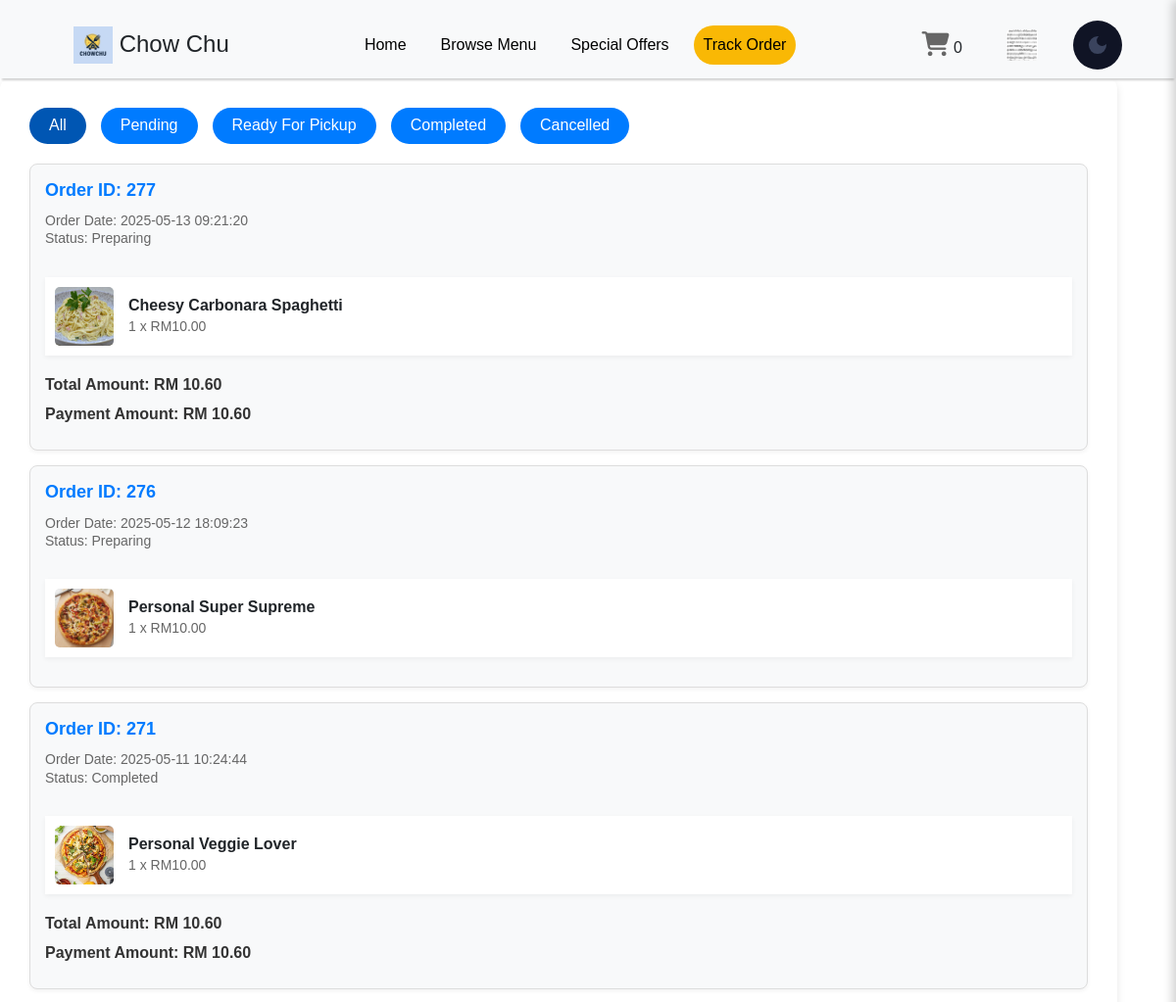
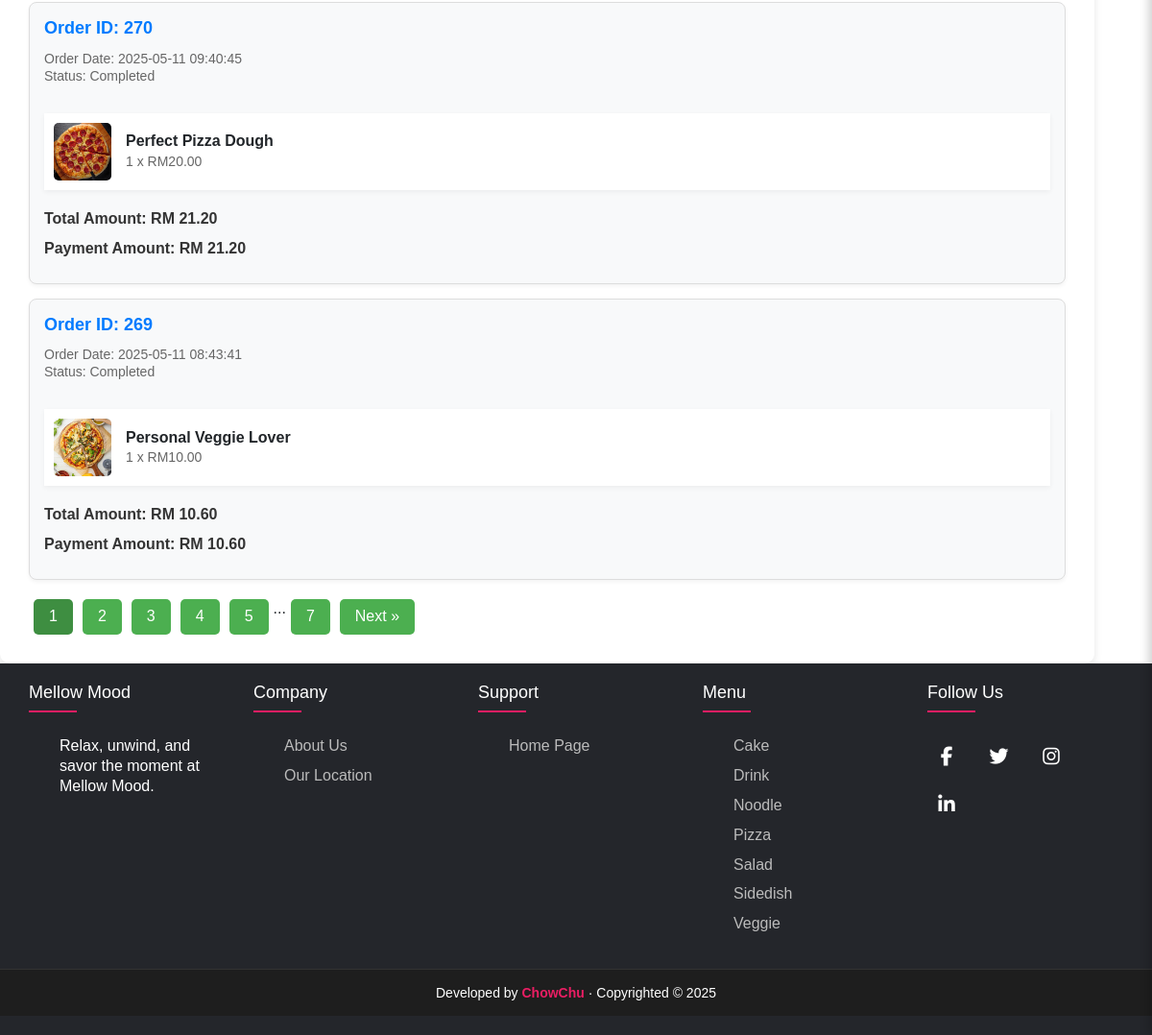
Screenshot of /collaborative/member/trackOrder.php (signed in) with the database file from the repository (2 pictures, top to bottom).
### tables this page shows
CREATE TABLE `student` (
  `studentID` varchar(10) NOT NULL,
  `name` varchar(50) DEFAULT NULL,
  `email` varchar(100) DEFAULT NULL,
  `password` varchar(255) DEFAULT NULL,
  `phone` varchar(15) DEFAULT NULL,
  `cgpa` decimal(3,2) DEFAULT NULL,
  `profileImage` varchar(255) DEFAULT NULL
);

CREATE TABLE `orders` (
  `orderId` int(11) NOT NULL,
  `studentId` varchar(255) DEFAULT NULL,
  `voucherId` int(11) DEFAULT NULL,
  `orderStatus` varchar(255) DEFAULT NULL,
  `orderDate` datetime DEFAULT NULL,
  `subtotal` double DEFAULT NULL,
  `totalAmount` double DEFAULT NULL,
  `discountAmount` decimal(10,2) DEFAULT NULL,
  `orderCreatedAt` timestamp NULL DEFAULT current_timestamp()
);

CREATE TABLE `fooddetail` (
  `id` int(11) NOT NULL,
  `foodId` varchar(255) DEFAULT NULL,
  `foodName` varchar(255) DEFAULT NULL,
  `foodImage` varchar(255) DEFAULT NULL,
  `foodDetail` varchar(255) DEFAULT NULL,
  `price` double DEFAULT NULL,
  `status` varchar(255) DEFAULT NULL,
  `foodType` varchar(30) DEFAULT NULL
);

CREATE TABLE `order_detail` (
  `orderItemId` int(11) NOT NULL,
  `orderId` int(11) DEFAULT NULL,
  `foodId` int(11) DEFAULT NULL,
  `quantity` int(11) DEFAULT NULL,
  `price` double DEFAULT NULL,
  `totalAmount` double DEFAULT NULL
);

CREATE TABLE `payment` (
  `id` int(11) NOT NULL,
  `paymentId` varchar(255) NOT NULL,
  `orderId` int(11) NOT NULL,
  `studentID` varchar(255) NOT NULL,
  `paymentMethod` varchar(50) DEFAULT NULL,
  `paymentStatus` varchar(255) DEFAULT NULL,
  `paymentDate` datetime DEFAULT NULL,
  `amount` decimal(10,2) DEFAULT NULL,
  `transactionReference` varchar(100) DEFAULT NULL,
  `voucherCode` int(11) DEFAULT NULL,
  `discountAmount` decimal(10,2) DEFAULT NULL
);

### collaborative/member/trackOrder.php (the view, shortened to what this page needs)
<?php
require '../component/connect.php';
include '../component/header.php';
if (isset($_SESSION['studentID'])) {
    $_user = $_SESSION;
}
$statusFilter = isset($_GET['status']) ? $_GET['status'] : 'all';
$page = isset($_GET['page']) ? (int)$_GET['page'] : 1;
$limit = 5;
$offset = ($page - 1) * $limit;
$query = 'SELECT o.orderId, o.orderDate, o.totalAmount, o.orderStatus AS orderStatus,
    oi.foodId, f.foodName, oi.quantity, oi.price AS itemPrice,
    oi.totalAmount AS itemTotalPrice, pay.amount AS paymentAmount, f.foodImage
    FROM orders o
    LEFT JOIN order_detail oi ON o.orderId = oi.orderId
    LEFT JOIN fooddetail f ON oi.foodId = f.id
    LEFT JOIN payment pay ON o.orderId = pay.orderId
    WHERE o.studentId = ?';
$params = [$_user['studentID']];
$query .= ' ORDER BY o.orderId DESC';
$query .= ' LIMIT ' . (int)$limit . ' OFFSET ' . (int)$offset;
$stm = $pdo->prepare($query);
$stm->execute($params);
$result = $stm->fetchAll();
$countQuery = 'SELECT COUNT(DISTINCT o.orderId) AS total FROM orders o WHERE o.studentId = ?';
$countParams = [$_user['studentID']];
$countStmt = $pdo->prepare($countQuery);
$countStmt->execute($countParams);
$totalOrders = $countStmt->fetch()['total'];
$totalPages = ceil($totalOrders / $limit);
?>
<div class="track-order-container">
    <div class="status-navbar">
        <a href="?status=all" class="<?php echo $statusFilter === 'all' ? 'active' : ''; ?>">All</a>
        <a href="?status=Pending" class="<?php echo $statusFilter === 'Pending' ? 'active' : ''; ?>">Pending</a>
        <a href="?status=Ready for Pickup" class="<?php echo $statusFilter === 'Ready for Pickup' ? 'active' : ''; ?>">Ready For Pickup</a>
        <a href="?status=Completed" class="<?php echo $statusFilter === 'Completed' ? 'active' : ''; ?>">Completed</a>
        <a href="?status=Cancelled" class="<?php echo $statusFilter === 'Cancelled' ? 'active' : ''; ?>">Cancelled</a>
    </div>
    <?php
    if (count($result) == 0) {
        echo "<script>
            alert('You have no order. Start Order now !!!');
            window.location.href = '../member/menu.php';
        </script>";
    } else {
        $currentOrderId = null;
        foreach ($result as $row) {
            if ($currentOrderId !== $row['orderId']) {
                if ($currentOrderId !== null) {
                    echo '</div>';
                    echo '</div>';
                    echo '</a>';
                }
                echo '<a href="order_detail.php?orderId=' . htmlspecialchars($row['orderId']) . '" class="order-card-link">';
                echo '<div class="order-card">';
                echo '<div class="order-header">Order ID: ' . htmlspecialchars($row['orderId']) . '</div>';
                echo '<div class="order-info">';
                echo '<div>Order Date: ' . htmlspecialchars($row['orderDate']) . '</div>';
                echo '<div>Status: ' . htmlspecialchars($row['orderStatus']) . '</div>';
                echo '</div>';
                echo '<div class="order-items">';
                $currentOrderId = $row['orderId'];
            }
            echo '<div class="order-item">';
            echo '<img src="' . (!empty($row['foodImage']) ? "../uploaded_files/" . htmlspecialchars($row['foodImage']) : "../uploaded_files/default-image.jpg") . '" alt="Product Image">';
            echo '<div class="item-details">';
            echo '<strong>' . htmlspecialchars($row['foodName']) . '</strong>';
            echo '<span>' . htmlspecialchars($row['quantity']) . ' x RM' . htmlspecialchars(number_format($row['itemPrice'], 2)) . '</span>';
            echo '</div>';
            echo '</div>';
            $nextRow = next($result);
            if (!$nextRow || $currentOrderId !== $nextRow['orderId']) {
                echo '<div class="order-total">';
                echo '<div>Total Amount: RM ' . htmlspecialchars(number_format($row['totalAmount'], 2)) . '</div>';
                echo '<div>Payment Amount: RM ' . htmlspecialchars(number_format($row['paymentAmount'], 2)) . '</div>';
                echo '</div>';
            }
            if ($nextRow) {
                prev($result);
            }
        }
        if ($currentOrderId !== null) {
            echo '</div>';
            echo '</div>';
            echo '</a>';
        }
    }
    ?>
    <div class="pagination">
    <?php
    $range = 5;
    $startPage = max(1, $page - floor($range / 2));
    $endPage = min($totalPages, $startPage + $range - 1);
    for ($i = $startPage; $i <= $endPage; $i++) {
        echo '<a href="?status=' . urlencode($statusFilter) . '&page=' . $i . '" class="' . ($i == $page ? 'active' : '') . '">' . $i . '</a>';
    }
    if ($endPage < $totalPages) {
        if ($endPage < $totalPages - 1) echo '<span>...</span>';
        echo '<a href="?status=' . urlencode($statusFilter) . '&page=' . $totalPages . '">' . $totalPages . '</a>';
    }
    ?>
    <?php if ($page < $totalPages): ?>
        <a href="?status=<?php echo urlencode($statusFilter); ?>&page=<?php echo $page + 1; ?>">Next &raquo;</a>
    <?php endif; ?>
</div>
</div>
<?php include '../component/footer.php'; ?>

### collaborative/component/header.php (shortened to what this page needs)
<?php
$loggedIn = isset($_SESSION['studentID']);
$studentID = $loggedIn ? $_SESSION['studentID'] : null;
if ($loggedIn) {
    $sql = "SELECT * FROM student WHERE studentID = :studentID";
    $stmt = $pdo->prepare($sql);
    $stmt->bindParam(':studentID', $studentID, PDO::PARAM_STR);
    $stmt->execute();
    if ($stmt->rowCount() === 1) {
        $student = $stmt->fetch(PDO::FETCH_ASSOC);
        $userImage = $student['profileImage'];
    }
}
$uniqueProductCount = 0;
?>
<!DOCTYPE html>
<html lang="en">
<head>
    <link rel="stylesheet" href="../css/header.css">
    <link rel="stylesheet" href="../css/footer.css">
    <link rel="stylesheet" href="../css/main.css">
    <link rel="stylesheet" href="../css/menu.css">
    <link rel="stylesheet" href="../css/cart.css">
    <link rel="stylesheet" href="../css/order.css">
    <link rel="stylesheet" href="../css/trackOrder.css">
    <link rel="stylesheet" href="../css/order_detail.css">
    <link rel="stylesheet" href="../css/account.css">
    <link rel="stylesheet" href="../css/popularFood.css">
    <link href="https://cdnjs.cloudflare.com/ajax/libs/font-awesome/6.4.2/css/all.min.css" rel="stylesheet">
    <link href="https://cdn.jsdelivr.net/npm/bootstrap@5.3.0/dist/css/bootstrap.min.css" rel="stylesheet">
</head>
<body>
    <header>
        <div class="header-container">
        <h1>
            <a href="../index.php">
                <img src="../image/chowChu.png" alt="Mellow Mood Logo" class="logo">
                Chow Chu
            </a>
        </h1>
        <div class="nav-bar">
            <a href="../index.php" class="nav-item home-btn" id="homeBtn">Home</a>
            <a href="../member/menu.php" class="nav-item" id="browseMenuBtn">Browse Menu</a>
            <a href="../member/specialOffers.php" class="nav-item" id="specialOffersBtn">Special Offers</a>
            <a href="../member/trackOrder.php" class="nav-item" id="trackOrderBtn">Track Order</a>
        </div>
            <div class="header-icons">
                <a href="#" id="cartButton">
                    <i class="fa fa-shopping-cart"></i>
                    <span class="item_count"><?php echo isset($uniqueProductCount) ? $uniqueProductCount : 0; ?></span>
                </a>
                <div class="user-dropdown">
                    <span id="user-text">
                        <?php if (isset($_SESSION['studentID']) && !empty($_SESSION['studentID'])): ?>
                            <a href="" class="logout-btn" id="profile-btn">
                            <?php
                                $userImagePath = isset($userImage) && !empty($userImage) ? "../" . $userImage : "../images/default-image.jpg";
                            ?>
                            <img src="<?php echo htmlspecialchars($userImagePath); ?>" alt="Profile Image" class="profile-img">
                            </a>
                        <?php endif; ?>
                    </span>
                </div>
                <button id="theme-switch" class="darkmode">
                    <svg xmlns="http://www.w3.org/2000/svg" height="24px" viewBox="0 -960 960 960" width="24px"><path d="M480-120q-150 0-255-105T120-480q0-150 105-255t255-105q14 0 27.5 1t26.5 3q-41 29-65.5 75.5T444-660q0 90 63 153t153 63q55 0 101-24.5t75-65.5q2 13 3 26.5t1 27.5q0 150-105 255T480-120Z"/></svg>
                </button>
            </div>
        </div>
    </header>
</body>
</html>

### collaborative/css/header.css (style rules this page uses)
body, input, button, textarea, select { font: 16px 'Roboto', sans-serif; }
html, body { height: 100%; margin: 0; }
body { margin: 0; height: 100vh; display: grid; grid: auto auto 1fr auto / auto; }
header { background-color: #f8f9fa; height: 80px; box-sizing: border-box; padding: 20px 45px; position: sticky; top: 0; left: 0; width: 100%; z-index: 1000; box-shadow: 0 4px 2px -2px rgb(209, 209, 209); }
.header-container { display: flex; justify-content: space-between; align-items: center; width: 100%; padding: 0 10px; }
header h1 { margin: 0; padding-left: 20px; background: url(/image/petlogo.png) no-repeat left / 30px; font-size: 24px; }
h1 { display: flex; align-items: center; gap: 10px; }
h1 .logo { width: 40px; height: auto; }
header a { color: inherit; text-decoration: none; }
.header-icons { display: flex; gap: 15px; align-items: center; }
.header-icons i { font-size: 25px; cursor: pointer; color: #666; }
.nav-bar { display: flex; align-items: center; gap: 15px; }
.nav-item { padding: 10px 10px; font-size: 16px; text-decoration: none; color: black; border-radius: 20px; transition: background-color 0.3s ease, color 0.3s ease; }
.actives { background-color: rgba(249, 183, 0, 0.982); color: black; }
#cartButton { margin-right: 15px; }
.user-dropdown { position: relative; display: inline-block; cursor: pointer; }
#user-text { font-size: 16px; font-weight: bold; color: black; padding: 10px 15px; display: inline-block; cursor: pointer; }
.darkmode { --base-color: #070b1d; --base-variant: #101425; --text-color: #ffffff; --secondary-text: #a4a5b8; --primary-color: #3a435d; --accent-color: #0071ff; }
button { border: none; padding: .8em 2em; background-color: var(--primary-color); color: white; border-radius: 4px; font: inherit; text-transform: uppercase; font-weight: 500; cursor: pointer; }
#theme-switch { height: 50px; width: 50px; padding: 0; border-radius: 50%; background-color: var(--base-variant); display: flex; justify-content: center; align-items: center; position: static; top: 20px; right: 20px; margin-right: 0; }
#theme-switch svg { fill: var(--primary-color); }
.profile-img { width: 32px; height: 32px; object-fit: cover; border-radius: 4px; margin-right: 6px; vertical-align: middle; }

### collaborative/css/main.css (style rules this page uses)
:root { --color-first: #695aed; --color-second: #350286; --color-third: #fdf1f3; --color-white: #fff; --text-large: 60px; --text-medium: 23px; --text-regular: 13px; --font-weight-thin: 300; --font-weight-regular: 400; --font-weight-medium: 500; --font-weight-bold: 700; --box-shadow-main: 0px 20px 40px rgba(0, 0, 0, 0.08); --border-radius: 10px; --animate: all 0.3s ease-in-out; }
* { padding: 0; margin: 0; box-sizing: border-box; scroll-behavior: smooth; line-height: 1.3; font-family: "Rubik", sans-serif; }

### collaborative/css/cart.css (style rules this page uses)
.order-item { display: flex; align-items: center; margin-bottom: 20px; background-color: #fff; padding: 10px; box-shadow: 0 2px 5px rgba(0, 0, 0, 0.05); }
.order-item img { width: 100px; height: 100px; margin-right: 20px; }

### collaborative/css/order.css (style rules this page uses)
button { padding: 10px 20px; font-size: 16px; color: white; background-color: #007bff; border: none; cursor: pointer; text-align: center; }

### collaborative/css/order_detail.css (style rules this page uses)
button { cursor: pointer; padding: 10px 15px; background-color: #ff9800; border: none; color: white; border-radius: 5px; font-size: 16px; }
.order-items { margin-top: 30px; }

### collaborative/css/popularFood.css (style rules this page uses)
button { padding: 10px 15px; background-color: #4CAF50; color: white; border: none; border-radius: 5px; cursor: pointer; margin: 5px; }

### rows the page displays
student: profileImage (picture)
orders: orderId "277", orderDate "2025-05-13 09:21:20", orderStatus "Preparing", fooddetail.foodImage (picture), fooddetail.foodName "Cheesy Carbonara Spaghetti", order_detail.quantity "1", order_detail.price "10.00", totalAmount "10.60", payment.amount "10.60"
orders: orderId "276", orderDate "2025-05-12 18:09:23", orderStatus "Preparing", fooddetail.foodImage (picture), fooddetail.foodName "Personal Super Supreme", order_detail.quantity "1", order_detail.price "10.00"
orders: orderId "271", orderDate "2025-05-11 10:24:44", orderStatus "Completed", fooddetail.foodImage (picture), fooddetail.foodName "Personal Veggie Lover", order_detail.quantity "1", order_detail.price "10.00", totalAmount "10.60", payment.amount "10.60"
orders: orderId "270", orderDate "2025-05-11 09:40:45", orderStatus "Completed", fooddetail.foodImage (picture), fooddetail.foodName "Perfect Pizza Dough", order_detail.quantity "1", order_detail.price "20.00", totalAmount "21.20", payment.amount "21.20"
orders: orderId "269", orderDate "2025-05-11 08:43:41", orderStatus "Completed", fooddetail.foodImage (picture), fooddetail.foodName "Personal Veggie Lover", order_detail.quantity "1", order_detail.price "10.00", totalAmount "10.60", payment.amount "10.60"

### other values shown
$uniqueProductCount "0"
$totalPages "7"
$type "Cake"
$type "Drink"
$type "Noodle"
$type "Pizza"
$type "Salad"
$type "Sidedish"
$type "Veggie"
